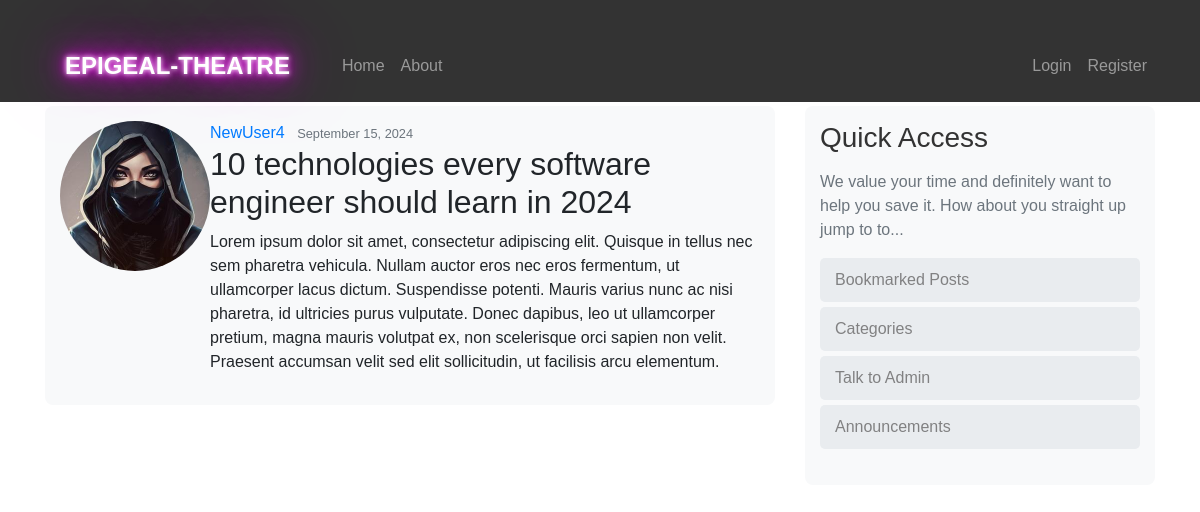
The app's page /post/14/ with its own data.
### blog/models.py (models this page shows, shortened)
class Post(models.Model):
	title = models.CharField(max_length=100)
	content = models.TextField()
	date_posted = models.DateTimeField(default=timezone.now)
	author = models.ForeignKey(User, on_delete=models.CASCADE)

### users/models.py (models this page shows, shortened)
class Profile(models.Model):
    user = models.OneToOneField(User, on_delete=models.CASCADE)
    image = models.ImageField(default='default.jpg', upload_to='profile_pics')

### blog/views.py (the view)
# urls.py: path('post/<int:pk>/', PostDetailView.as_view(), name='post-detail'),
class PostDetailView(DetailView):
	model = Post

### blog/templates/blog/post_detail.html (shortened to what this page needs)
{% extends "blog/master.html" %}
{% block content %}
        <article class="media content-section">
          <img class ="rounded-circle article-img"src="{{ object.author.profile.image.url  }}">
          <div class="media-body">
            <div class="article-metadata">
              <a class="mr-2" href="{% url 'user-posts' object.author.username %}">{{ object.author }}</a>
              <small class="text-muted">{{ object.date_posted|date:"F d, Y" }}</small>
            </div>
            <h2 class="article-title"> {{ object.title }}</h2>
            <p class="article-content">{{ object.content }}</p>
          </div>
        </article>
{% endblock content %}

### blog/static/blog/main.css (style rules this page uses)
body { font-family: Arial, sans-serif; padding-top: 56px; }
.content-section { background-color: #f8f9fa; padding: 15px; border-radius: 8px; margin-top: 20px; }
.content-section img { width: 150px; height: auto; object-fit: contain; border-radius: 8px; }

### records on screen
Post: author.profile.image (placeholder picture), author "NewUser4", date_posted "September 15, 2024", title "10 technologies every software engineer should learn in 2024", content "Lorem ipsum dolor sit amet, consectetur adipiscing elit. Quisque in tellus nec sem pharetra vehicula. Nullam auctor eros nec eros fermentum, ut ullamcorper lacus dictum. Suspendisse potenti. Mauris varius nunc ac nisi pharetra, id ultricies purus vulputate. Donec dapibus, leo ut ullamcorper pretium, magna mauris volutpat ex, non scelerisque orci sapien non velit. Praesent accumsan velit sed elit sollicitudin, ut facilisis arcu elementum."
